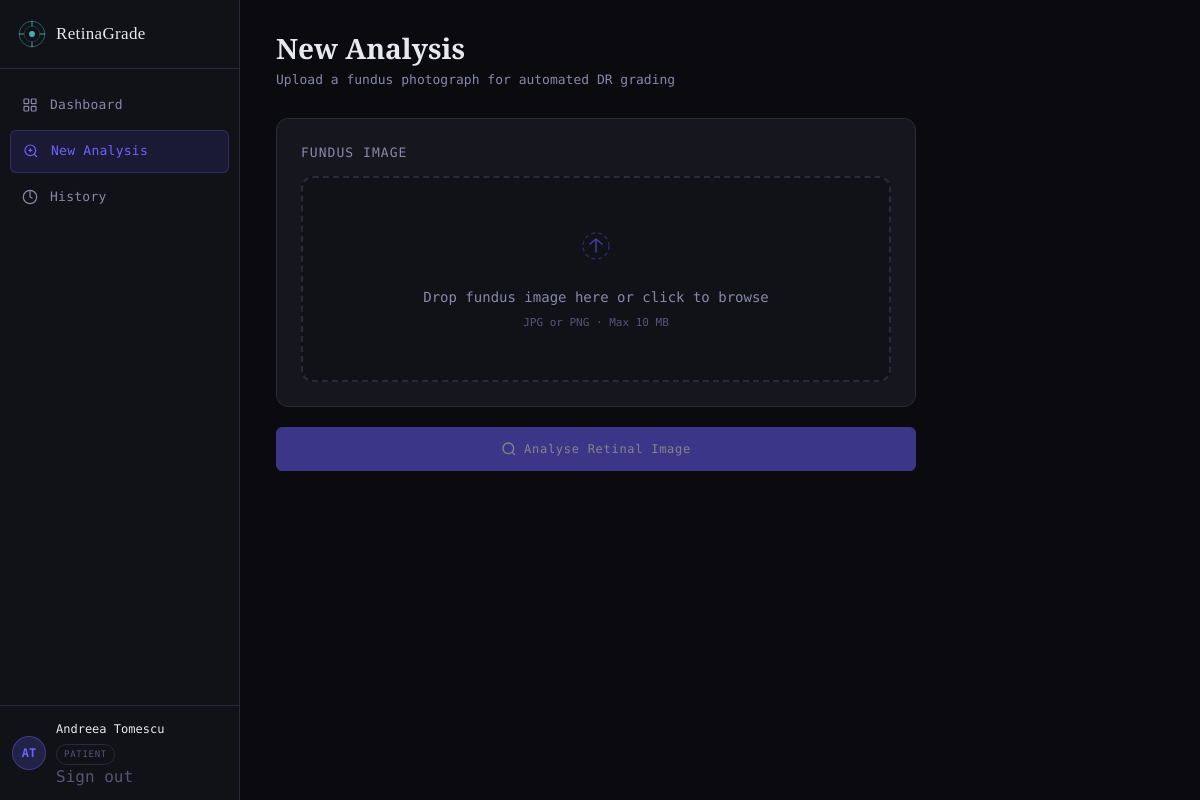
The app's page /analyse/ (signed in) with its own data.
### accounts/models.py (models this page shows, shortened)
class CustomUser(AbstractUser):
    ROLE_PATIENT = 'patient'
    ROLE_CLINICIAN = 'clinician'
    ROLE_ADMIN = 'admin'
    ROLE_CHOICES = [
        (ROLE_PATIENT, 'Patient'),
        (ROLE_CLINICIAN, 'Clinician'),
        (ROLE_ADMIN, 'Admin'),
    ]
    role = models.CharField(max_length=20, choices=ROLE_CHOICES, default=ROLE_PATIENT)
    institution = models.CharField(max_length=200, blank=True)
    def is_admin_role(self):
        return self.role == self.ROLE_ADMIN
    def get_initials(self):
        parts = (self.get_full_name() or self.username).split()
        if len(parts) >= 2:
            return (parts[0][0] + parts[-1][0]).upper()
        return self.username[:2].upper()

### core/views.py (the view, shortened to what this page needs)
# urls.py: path('analyse/', views.analyse, name='analyse'),
@login_required
def analyse(request):
    form = UploadForm()
    return render(request, 'core/analyse.html', {'form': form})

### core/templates/core/analyse.html (shortened to what this page needs)
{% extends "core/base.html" %}
{% load static %}
{% block nav_analyse %}active{% endblock %}
{% block content %}
<div class="page-header">
  <div>
    <h1 class="page-title">New Analysis</h1>
    <p class="page-subtitle">Upload a fundus photograph for automated DR grading</p>
  </div>
</div>
<div style="max-width:640px;">
  <form id="analyseForm" method="post" enctype="multipart/form-data" novalidate>
    <div class="card" style="margin-bottom:20px;">
      <div class="card-title">Fundus Image</div>
      <div class="upload-zone" id="uploadZone" role="button" tabindex="0"
           aria-label="Click or drag to upload a fundus image">
        <div class="upload-icon">
          <svg width="40" height="40" fill="none" stroke="currentColor" stroke-width="1.4" viewBox="0 0 40 40">
            <circle cx="20" cy="20" r="13" stroke-dasharray="4 3" opacity="0.5"/>
            <path d="M20 26V14M14 18l6-5 6 5" stroke-linecap="round" stroke-linejoin="round"/>
          </svg>
        </div>
        <p class="upload-text">Drop fundus image here or click to browse</p>
        <p class="upload-hint">JPG or PNG · Max 10 MB</p>
      </div>
    </div>
    <button type="submit" id="analyseSubmit" class="btn btn-primary" disabled
            style="width:100%;justify-content:center;padding:13px;">
      <svg width="16" height="16" fill="none" stroke="currentColor" stroke-width="2" viewBox="0 0 24 24">
        <circle cx="11" cy="11" r="8"/><line x1="21" y1="21" x2="16.65" y2="16.65"/>
      </svg>
      Analyse Retinal Image
    </button>
  </form>
</div>
{% endblock %}

### core/templates/core/base.html (shortened to what this page needs)
{% load static %}
<!DOCTYPE html>
<html lang="en">
<head>
<link rel="stylesheet" href="{% static 'css/style.css' %}">
</head>
<body>
<div class="app-shell">
  <nav class="sidebar" id="sidebar">
    <a href="{% url 'core:dashboard' %}" class="sidebar-logo">
      <span class="sidebar-logo-text">RetinaGrade</span>
    </a>
    <div class="sidebar-nav">
      <a href="{% url 'core:dashboard' %}" class="nav-item {% block nav_dashboard %}{% endblock %}">
        <svg width="16" height="16" fill="none" stroke="currentColor" stroke-width="1.8" viewBox="0 0 24 24">
          <rect x="3" y="3" width="7" height="7" rx="1"/><rect x="14" y="3" width="7" height="7" rx="1"/>
          <rect x="3" y="14" width="7" height="7" rx="1"/><rect x="14" y="14" width="7" height="7" rx="1"/>
        </svg>
        <span class="nav-label">Dashboard</span>
      </a>
      <a href="{% url 'core:analyse' %}" class="nav-item {% block nav_analyse %}{% endblock %}">
        <svg width="16" height="16" fill="none" stroke="currentColor" stroke-width="1.8" viewBox="0 0 24 24">
          <circle cx="11" cy="11" r="8"/><line x1="21" y1="21" x2="16.65" y2="16.65"/>
          <line x1="11" y1="8" x2="11" y2="14"/><line x1="8" y1="11" x2="14" y2="11"/>
        </svg>
        <span class="nav-label">New Analysis</span>
      </a>
      <a href="{% url 'core:history' %}" class="nav-item {% block nav_history %}{% endblock %}">
        <svg width="16" height="16" fill="none" stroke="currentColor" stroke-width="1.8" viewBox="0 0 24 24">
          <path d="M12 2v10l4 2"/><circle cx="12" cy="12" r="10"/>
        </svg>
        <span class="nav-label">History</span>
      </a>
    </div>
    <div class="sidebar-profile">
      <div class="profile-avatar">{{ user.get_initials }}</div>
      <div class="profile-info">
        <div class="profile-name">{{ user.get_full_name|default:user.username }}</div>
        <span class="role-badge {{ user.role }}">{{ user.get_role_display }}</span>
        <form method="post" action="{% url 'accounts:logout' %}" style="margin:0;">
          <button type="submit" class="profile-logout"
                  style="background:none;border:none;padding:0;cursor:pointer;font-family:inherit;font-size:inherit;">
            Sign out
          </button>
        </form>
      </div>
    </div>
  </nav>
  <main class="main-content">
    {% block content %}{% endblock %}
  </main>
</div>
</body>
</html>

### records on screen
CustomUser: get_initials "AT", get_full_name "Andreea Tomescu", role "PATIENT"
